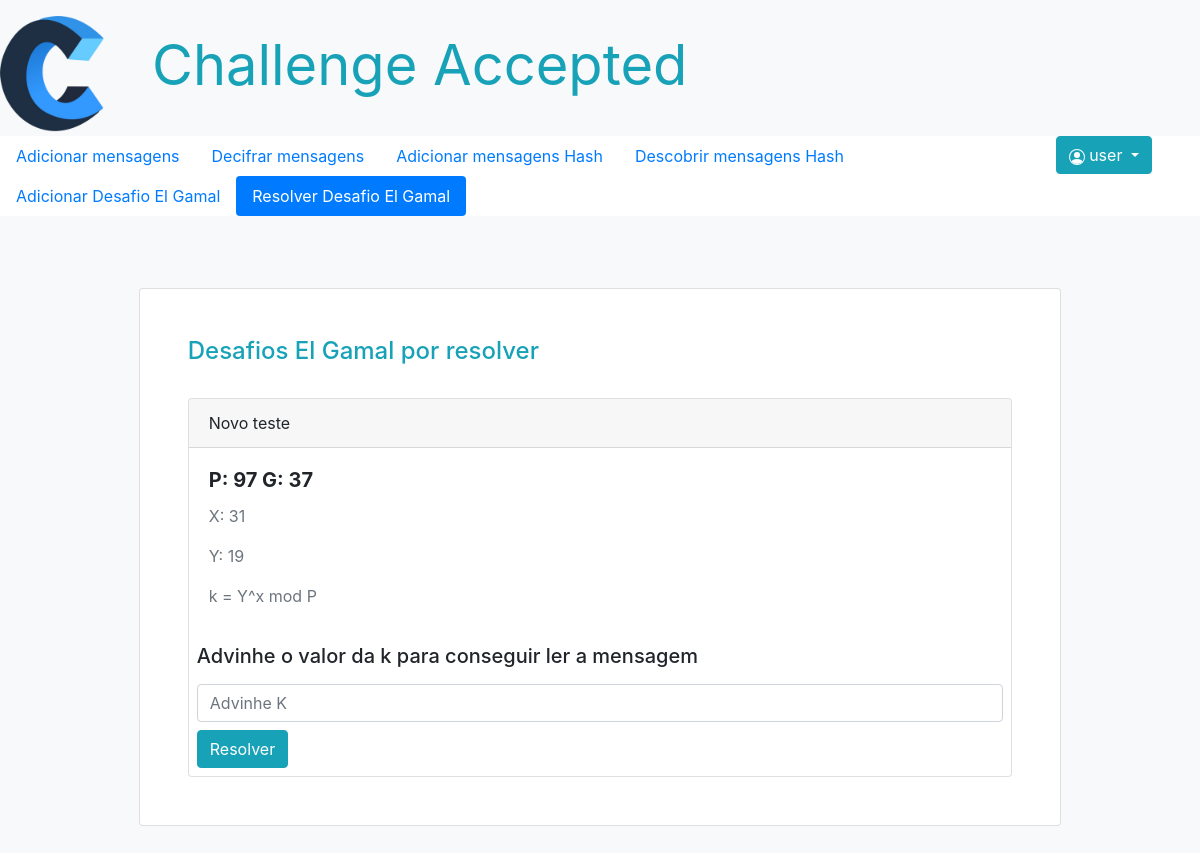
/elgamal/descobrir.php (signed in), run on the app's committed database.
### tables this page shows
CREATE TABLE `desafio_elgamal` (
  `id_del` int(11) NOT NULL,
  `nome` text NOT NULL,
  `id_enviado` int(11) NOT NULL,
  `x_min` int(11) NOT NULL,
  `x_mas` int(255) NOT NULL,
  `y_min` int(255) NOT NULL,
  `y_mas` int(255) NOT NULL,
  `hmac` text NOT NULL,
  `criptograma` text NOT NULL,
  `g` int(255) NOT NULL,
  `p` int(255) NOT NULL
);

### elgamal/descobrir.php (the view, shortened to what this page needs)
<?php
require_once $_SERVER['DOCUMENT_ROOT']."/SI/conn/conn.php";
require_once $_SERVER['DOCUMENT_ROOT']."/SI/header/head.php";
$USERNAME=  htmlspecialchars($_SESSION["USERNAME"]);
$id_user = $_SESSION['ID_UTILIZADOR'];
?>
<!DOCTYPE html>
<head>
</head>
<body class="bg-light">
<div class="d-flex justify-content-left mt-3" >
<img src="/SI/img/fundo.png" class="rounded float-left" id="teste" alt="img-thumbnail" style="height:120px;">
<div class="ml-5">
<h1 class="display-4 mt-3" id="teste"><strong><p class="text-info">Challenge Accepted</p></strong></h1> </div>
</div>
<div class="btn-group dropdown float-right mr-5" id="teste">
<button class="btn btn-info dropdown-toggle" type="button" onClick="abrir()" id="dropdownMenuButton" data-toggle="dropdown" aria-haspopup="true" aria-expanded="false">
<?php echo $USERNAME ?>
  </button>
</div></div>
<div class="bg-white mt-0" id="teste">
  <ul class="nav nav-pills">
    <li class="nav-item">
      <a class="nav-link" href="/SI/user/home.php">Adicionar mensagens</a>
    </li>
    <li class="nav-item">
      <a class="nav-link" href="/SI/user/descobrir.php">Decifrar mensagens </a>
    </li>
    <li class="nav-item">
      <a class="nav-link" href="/SI/hash/index.php">Adicionar mensagens Hash</a>
    </li>
    <li class="nav-item">
      <a class="nav-link" href="/SI/hash/descobrir.php">Descobrir mensagens Hash</a>
    </li>
    <li class="nav-item">
      <a class="nav-link" href="/SI/elgamal/index.php">Adicionar Desafio El Gamal</a>
    </li>
    <li class="nav-item">
      <a class="nav-link active" href="/SI/elgamal/descobrir.php">Resolver Desafio El Gamal</a>
    </li>
  </ul>
</div>
<div class="row">
  <div class="card mx-auto w-75 p-5">
      <h4><p class="text-info">Desafios El Gamal por resolver</p></h4>
<?php
      $sql = "SELECT * FROM desafio_elgamal;";
      $result2 = mysqli_query($link,$sql);
    while($row = mysqli_fetch_array($result2)){
     $id = $row['id_del'];
     $IDU = "SELECT * FROM elgamal_resolvido WHERE id_del = '";
     $IDU .= $id;
     $IDU .= "' and id_participante= '";
     $IDU .= $id_user;
     $IDU .="'";
     $result = mysqli_query($link,$IDU);
     $row1 = mysqli_fetch_array($result);
       if(empty($row1)){
          echo "
            <div class=\"card mt-2\">
            <div class=\"card-header\">
           ".$row['nome']."
           </div>
           <div class=\"card-body\">
            <h5 class=\"card-title\"><strong>P: ".$row['p']." G:  ".$row['g']."</strong></h5>
              <p class=\"text-secondary\">X:
             ".$row['x_mas']." </p>
             <p class=\"text-secondary\">Y:
             ".$row['y_mas']." </p>
             <p class=\"text-secondary\">k = Y^x mod P </p>
              </div>
             <form action=\"/SI/elgamal/calcular.php\" method=\"POST\">
              <div class=\"mr-2 ml-2\">
              <label><h5>Advinhe o valor da k para conseguir ler a mensagem</h5></label>
              <input type=\"number\" class=\"form-control\" placeholder=\"Advinhe K\" name=\"valorx\" required>
               </div>
             <div class=\"w-5 mt-2 ml-2 mb-2\">
              <input name=\"desafio\"type=\"hidden\"  value=$id>
              <button type=\"submit\" class=\"btn btn-info\" name=\"decifrar_elgamal\">
                Resolver </button>
               </form>
          </div></div>
        ";
                  }
     }
    ?>
  </div>

### data on the page
desafio_elgamal: nome "Novo teste", p "97", g "37", x_mas "31", y_mas "19"

### other printed values
$USERNAME "user"
